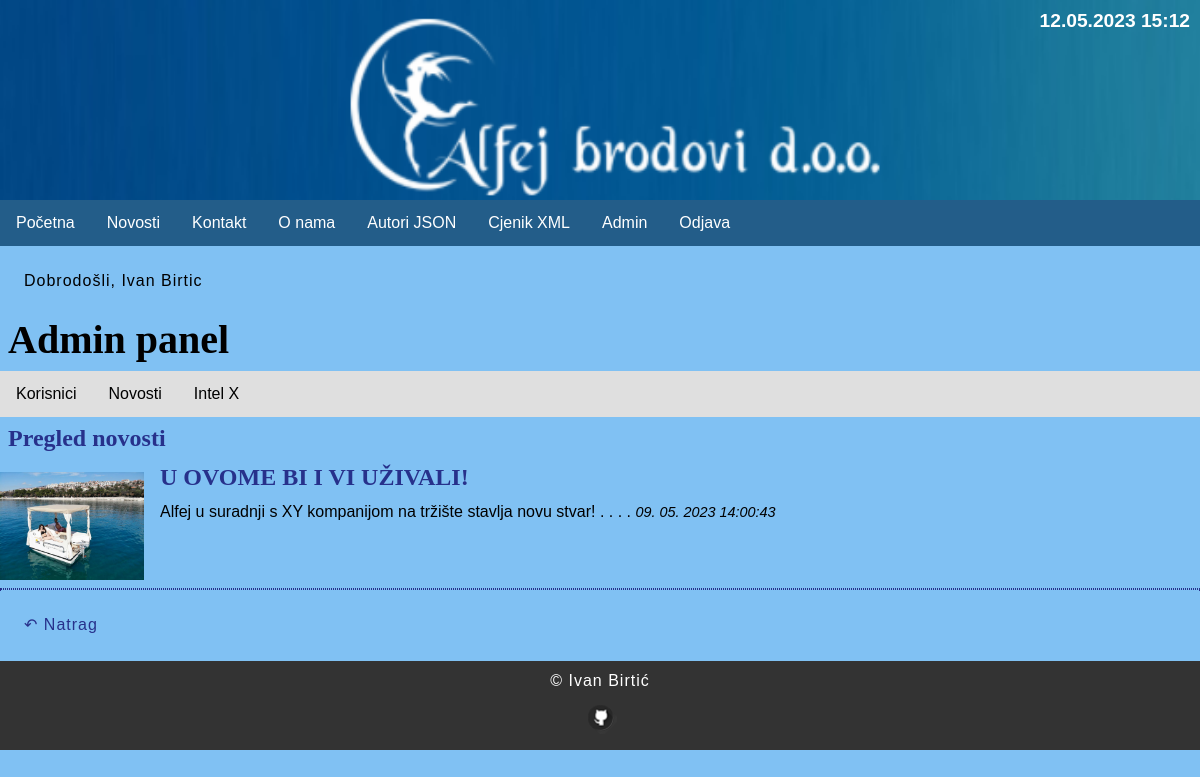
The page /index.php?menu=7&action=2&id=2 (signed in) on the database its author committed.
### tables this page shows
CREATE TABLE `news` (
  `id` int(11) NOT NULL,
  `title` varchar(255) NOT NULL,
  `description` text NOT NULL,
  `date` timestamp NOT NULL DEFAULT current_timestamp() ON UPDATE current_timestamp(),
  `picture` varchar(255) NOT NULL,
  `archive` enum('Y','N') NOT NULL
);

### functions.php (called while the page is built)
<?php
	function pickerDateToMysql($pickerDate){
		$date = DateTime::createFromFormat('Y-m-d H:i:s', $pickerDate);
		return $date->format('d. m. Y H:i:s');
	}
?>

### admin/news.php (the view, shortened to what this page needs)
<?php
	if (isset($_GET['id']) && $_GET['id'] != '') {
		$query  = "SELECT * FROM news";
		$query .= " WHERE id=".$_GET['id'];
		$query .= " ORDER BY date DESC";
		$result = @mysqli_query($MySQL, $query);
		$row = @mysqli_fetch_array($result);
		print '
		<h2>Pregled novosti</h2>
		<div class="news">
			<img src="news/' . $row['picture'] . '" alt="' . $row['title'] . '" title="' . $row['title'] . '">
			<h2>' . $row['title'] . '</h2>
			' . $row['description'] . '
			<time datetime="' . $row['date'] . '">' . pickerDateToMysql($row['date']) . '</time>
			<hr>
		</div>
		<p><a href="index.php?menu='.$menu.'&amp;action='.$action.'">↶ Natrag</a></p>';
	}
?>

### style.css (style rules this page uses)
body, html { font-family: 'futura', 'helvetica', sans-serif; margin: 0; font-size: 16px; background-color: #80c1f3; }
h1,h2 { margin: 8px; font-size: 40px; font-family: Times-new-roman; }
h2 { font-size: 24px; color: #27318b; }
main a { color: #27318b; text-decoration: none; }
p { margin: 24px; line-height: 22.4px; letter-spacing: 1px; }
.news img { width: 12%; float: left; padding: 0.5em 0; margin: 0 1em 0 0; }
.news h2 { margin: 0.5em 0; font-size: 1.5em; color: #27318b; }
.news hr { margin: 1em 0; border: 1px dotted #27318b; clear: both; }
.news time { font-size: 90%; font-style: italic; }
img { width: 100%; }

### rows shown on the page
news: picture (picture), title "U OVOME BI I VI UŽIVALI!", description "Alfej u suradnji s XY kompanijom na tržište stavlja novu stvar! . . . .", date "09. 05. 2023 14:00:43"

### other values the page prints
$_SESSION['message'] "Dobrodošli, Ivan Birtic"
